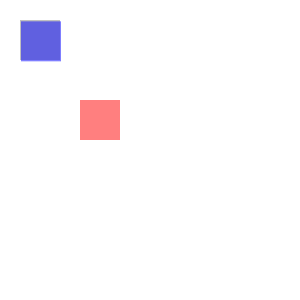
Frame 1 (no input)
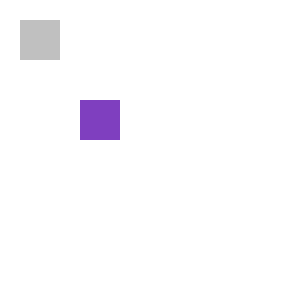
Frame 60 (the mouse pressed at the canvas centre just before this capture)
Frame 120 (the mouse held since frame 60 and released just before this capture): identical to frame 60, image omitted

The Processing sketch that drew these frames (run headless with seeded random() and noise(); from frame 60 on, the mouse is pressed at the canvas centre):

// Processing sketch: translating_square
// ── translating_square.pde
PVector trans_coords;
float[] ending_coords;
float speed;

void setup()
{
  size(300, 300);

  trans_coords = new PVector(0, 0); 
  speed = 60;
  ending_coords = new float[4];
  ending_coords[0] = 60;
  ending_coords[1] = 80;
}

void draw() {
  background(255);
  noStroke();

  if (trans_coords.x < ending_coords[0]) {
    trans_coords.x += ending_coords[0]/speed;
  }

  if (trans_coords.y < ending_coords[1]) {
    trans_coords.y += ending_coords[1]/speed;
  } 

  println(trans_coords.x, trans_coords.y);
  // draw the original position in gray
  fill(192);
  rect(20, 20, 40, 40);

  // draw a translucent red rectangle by changing the coordinates
  fill(255, 0, 0, 128);
  rect(20 + ending_coords[0], 20 + ending_coords[1], 40, 40);

  // draw a translucent blue rectangle by translating the grid
  fill(0, 0, 255, 128);
  pushMatrix();
  translate(trans_coords.x, trans_coords.y);
  rect(20, 20, 40, 40);
  popMatrix();
}
